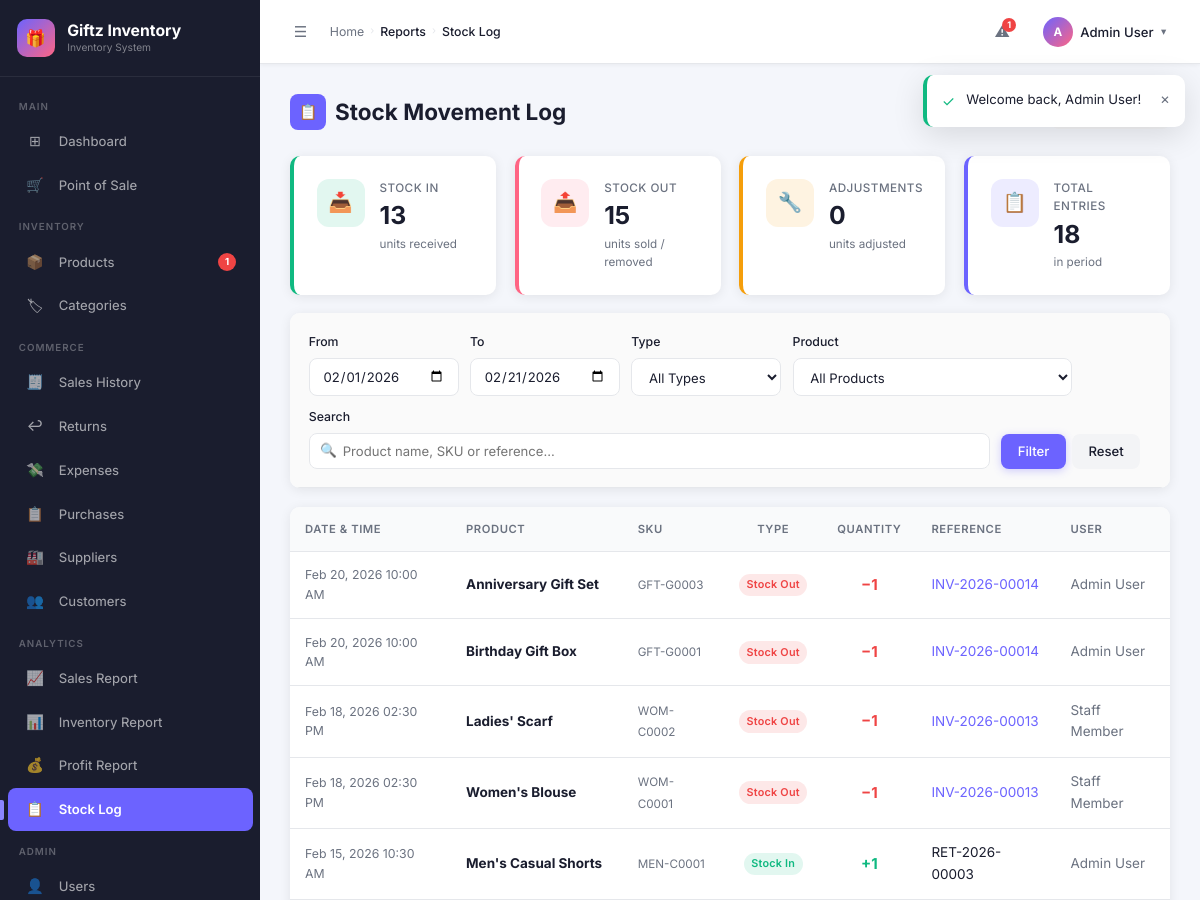
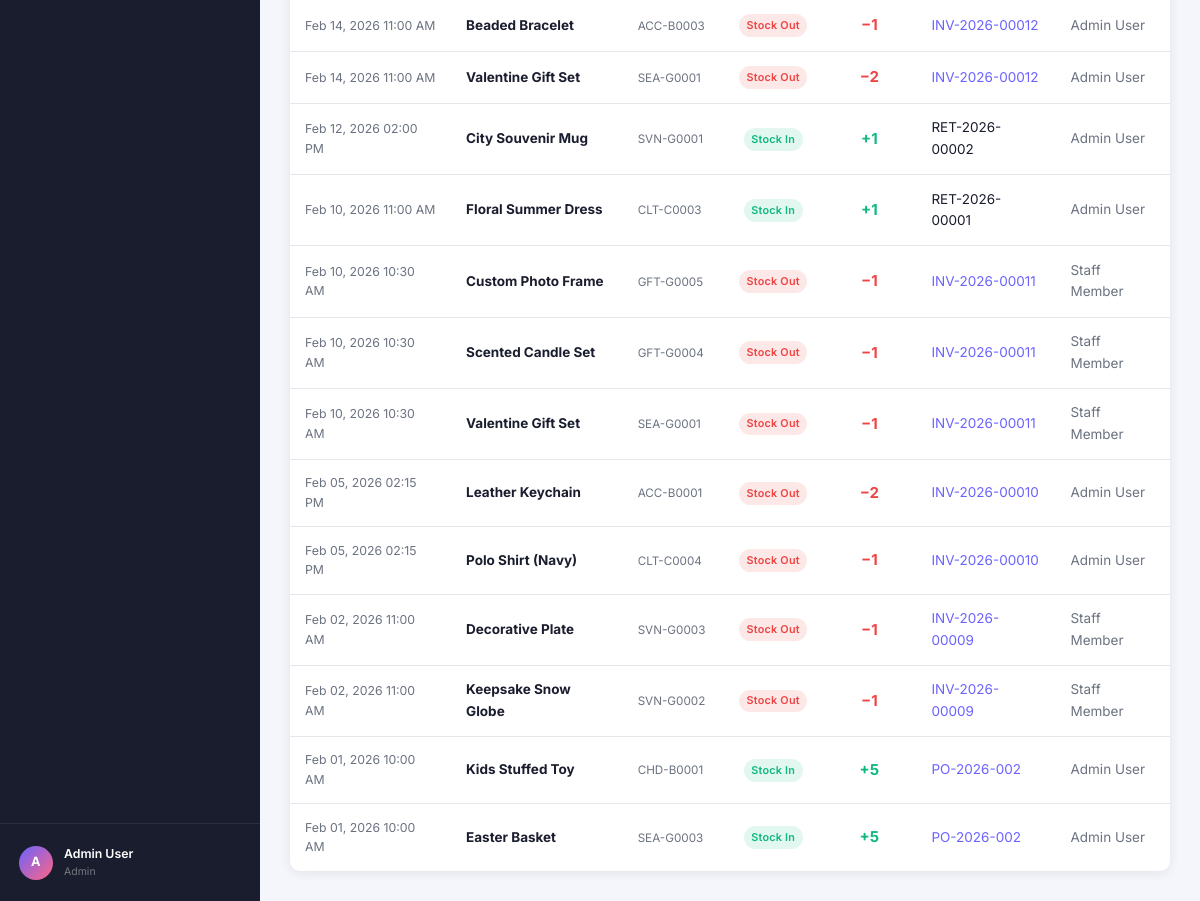
Page /reports/stock_movements.php (signed in) on the committed database (2 pictures, top to bottom).
### tables this page shows
CREATE TABLE `stock_movements` (
  `id`         INT UNSIGNED  NOT NULL AUTO_INCREMENT,
  `product_id` INT UNSIGNED  DEFAULT NULL,
  `type`       ENUM('in','out','adjustment') NOT NULL,
  `quantity`   INT           NOT NULL,
  `reference`  VARCHAR(100)  DEFAULT NULL,
  `created_by` INT UNSIGNED  DEFAULT NULL,
  `created_at` DATETIME      NOT NULL DEFAULT CURRENT_TIMESTAMP,
  PRIMARY KEY (`id`),
  KEY `product_id` (`product_id`),
  CONSTRAINT `fk_sm_product` FOREIGN KEY (`product_id`) REFERENCES `products`(`id`) ON DELETE SET NULL,
  CONSTRAINT `fk_sm_user`    FOREIGN KEY (`created_by`) REFERENCES `users`(`id`)    ON DELETE SET NULL
);

CREATE TABLE `products` (
  `id`              INT UNSIGNED  NOT NULL AUTO_INCREMENT,
  `sku`             VARCHAR(50)   NOT NULL UNIQUE,
  `name`            VARCHAR(200)  NOT NULL,
  `category_id`     INT UNSIGNED  DEFAULT NULL,
  `type`            ENUM('gift','cloth','both') NOT NULL DEFAULT 'gift',
  `cost_price`      DECIMAL(12,2) NOT NULL DEFAULT 0.00,
  `selling_price`   DECIMAL(12,2) NOT NULL DEFAULT 0.00,
  `stock_qty`       INT           NOT NULL DEFAULT 0,
  `min_stock_level` INT           NOT NULL DEFAULT 5,
  `size`            VARCHAR(50)   DEFAULT NULL,
  `color`           VARCHAR(50)   DEFAULT NULL,
  `occasion`        VARCHAR(100)  DEFAULT NULL,
  `image`           VARCHAR(255)  DEFAULT NULL,
  `status`          ENUM('active','inactive') NOT NULL DEFAULT 'active',
  `created_at`      DATETIME      NOT NULL DEFAULT CURRENT_TIMESTAMP,
  `updated_at`      DATETIME      NOT NULL DEFAULT CURRENT_TIMESTAMP ON UPDATE CURRENT_TIMESTAMP,
  PRIMARY KEY (`id`),
  KEY `category_id` (`category_id`),
  CONSTRAINT `fk_prod_cat` FOREIGN KEY (`category_id`) REFERENCES `categories`(`id`) ON DELETE SET NULL
);

CREATE TABLE `users` (
  `id`         INT UNSIGNED          NOT NULL AUTO_INCREMENT,
  `name`       VARCHAR(100)          NOT NULL,
  `email`      VARCHAR(150)          NOT NULL UNIQUE,
  `password`   VARCHAR(255)          NOT NULL,
  `role`       ENUM('admin','staff') NOT NULL DEFAULT 'staff',
  `status`     ENUM('active','inactive') NOT NULL DEFAULT 'active',
  `last_login` DATETIME              DEFAULT NULL,
  `created_at` DATETIME              NOT NULL DEFAULT CURRENT_TIMESTAMP,
  `updated_at` DATETIME              NOT NULL DEFAULT CURRENT_TIMESTAMP ON UPDATE CURRENT_TIMESTAMP,
  PRIMARY KEY (`id`)
);

### includes/functions.php (called while the page is built, shortened)
<?php
function paginate(int $total, int $page, int $perPage = ROWS_PER_PAGE): array {
    $totalPages = max(1, (int)ceil($total / $perPage));
    $page       = max(1, min($page, $totalPages));
    $offset     = ($page - 1) * $perPage;
    return [
        'total'       => $total,
        'per_page'    => $perPage,
        'current'     => $page,
        'total_pages' => $totalPages,
        'offset'      => $offset,
        'has_prev'    => $page > 1,
        'has_next'    => $page < $totalPages,
        'prev'        => $page - 1,
        'next'        => $page + 1,
    ];
}
function e(string $str): string {
    return htmlspecialchars($str, ENT_QUOTES | ENT_SUBSTITUTE, 'UTF-8');
}
function formatDateTime(string $datetime): string {
    return date('M d, Y h:i A', strtotime($datetime));
}

### reports/stock_movements.php (the view, shortened to what this page needs)
<?php
require_once dirname(__DIR__) . '/includes/functions.php';
$pdo = db();
$dateFrom   = $_GET['from']    ?? date('Y-m-01');
$dateTo     = $_GET['to']      ?? date('Y-m-d');
$typeFilter = in_array($_GET['type'] ?? '', ['', 'in', 'out', 'adjustment'])
              ? ($_GET['type'] ?? '') : '';
$productId  = intval($_GET['product'] ?? 0);
$search     = trim($_GET['search'] ?? '');
$page       = max(1, intval($_GET['page'] ?? 1));
$where  = ['sm.created_at >= ?', 'sm.created_at <= DATE_ADD(?, INTERVAL 1 DAY)'];
$params = [$dateFrom, $dateTo];
$whereStr = implode(' AND ', $where);
$summaryStmt = $pdo->prepare("
    SELECT
        COALESCE(SUM(CASE WHEN sm.type='in'         THEN sm.quantity ELSE 0 END), 0) AS total_in,
        COALESCE(SUM(CASE WHEN sm.type='out'        THEN sm.quantity ELSE 0 END), 0) AS total_out,
        COALESCE(SUM(CASE WHEN sm.type='adjustment' THEN sm.quantity ELSE 0 END), 0) AS total_adj,
        COUNT(*) AS total_movements
    FROM stock_movements sm
    LEFT JOIN products p ON p.id = sm.product_id
    WHERE $whereStr
");
$summaryStmt->execute($params);
$summary = $summaryStmt->fetch();
$countStmt = $pdo->prepare("
    SELECT COUNT(*)
    FROM stock_movements sm
    LEFT JOIN products p ON p.id = sm.product_id
    WHERE $whereStr
");
$countStmt->execute($params);
$total = (int)$countStmt->fetchColumn();
$pg    = paginate($total, $page);
$movStmt = $pdo->prepare("
    SELECT sm.id, sm.type, sm.quantity, sm.reference, sm.created_at,
           p.id AS product_id, p.name AS product_name, p.sku,
           u.name AS user_name
    FROM stock_movements sm
    LEFT JOIN products p ON p.id = sm.product_id
    LEFT JOIN users u ON u.id = sm.created_by
    WHERE $whereStr
    ORDER BY sm.created_at DESC
    LIMIT {$pg['per_page']} OFFSET {$pg['offset']}
");
$movStmt->execute($params);
$movements = $movStmt->fetchAll();
$baseQuery = http_build_query([
    'from'    => $dateFrom,
    'to'      => $dateTo,
    'type'    => $typeFilter,
    'product' => $productId,
    'search'  => $search,
]);
require dirname(__DIR__) . '/includes/header.php';
?>
<div class="page-header">
    <h1 class="page-title"><span class="title-icon">📋</span> Stock Movement Log</h1>
    <a href="?<?= $baseQuery ?>&export=1" class="btn btn-secondary">⬇ Export CSV</a>
</div>
<div class="kpi-grid" style="margin-bottom:1.25rem;grid-template-columns:repeat(4,1fr)">
    <div class="kpi-card kpi-green">
        <div class="kpi-icon">📥</div>
        <div class="kpi-info">
            <div class="kpi-label">Stock In</div>
            <div class="kpi-value"><?= number_format($summary['total_in']) ?></div>
            <div class="kpi-sub">units received</div>
        </div>
    </div>
    <div class="kpi-card kpi-pink">
        <div class="kpi-icon">📤</div>
        <div class="kpi-info">
            <div class="kpi-label">Stock Out</div>
            <div class="kpi-value"><?= number_format($summary['total_out']) ?></div>
            <div class="kpi-sub">units sold / removed</div>
        </div>
    </div>
    <div class="kpi-card kpi-orange">
        <div class="kpi-icon">🔧</div>
        <div class="kpi-info">
            <div class="kpi-label">Adjustments</div>
            <div class="kpi-value"><?= number_format($summary['total_adj']) ?></div>
            <div class="kpi-sub">units adjusted</div>
        </div>
    </div>
    <div class="kpi-card kpi-purple">
        <div class="kpi-icon">📋</div>
        <div class="kpi-info">
            <div class="kpi-label">Total Entries</div>
            <div class="kpi-value"><?= number_format($summary['total_movements']) ?></div>
            <div class="kpi-sub">in period</div>
        </div>
    </div>
</div>
<div class="card" style="margin-bottom:1.25rem">
    <form method="GET" class="filter-bar" style="padding:1.25rem">
        <div class="form-group">
            <label class="form-label">From</label>
            <input type="date" name="from" class="form-control" value="<?= e($dateFrom) ?>">
        </div>
        <div class="form-group">
            <label class="form-label">To</label>
            <input type="date" name="to" class="form-control" value="<?= e($dateTo) ?>">
        </div>
        <div class="form-group">
            <label class="form-label">Type</label>
            <select name="type" class="form-control">
                <option value="">All Types</option>
            </select>
        </div>
        <div class="form-group">
            <label class="form-label">Product</label>
            <select name="product" class="form-control">
                <option value="">All Products</option>
            </select>
        </div>
        <div class="form-group" style="flex:1">
            <label class="form-label">Search</label>
            <div class="input-icon-wrap">
                <span class="icon">🔍</span>
                <input type="text" name="search" class="form-control"
                       placeholder="Product name, SKU or reference..."
                       value="<?= e($search) ?>">
            </div>
        </div>
        <div class="form-group">
            <label class="form-label">&nbsp;</label>
            <div class="btn-group">
                <button type="submit" class="btn btn-primary">Filter</button>
                <a href="<?= BASE_URL ?>/reports/stock_movements.php" class="btn btn-secondary">Reset</a>
            </div>
        </div>
    </form>
</div>
<div class="card">
    <div class="table-responsive">
        <table>
            <thead>
                <tr>
                    <th>Date &amp; Time</th>
                    <th>Product</th>
                    <th>SKU</th>
                    <th class="text-center">Type</th>
                    <th class="text-center">Quantity</th>
                    <th>Reference</th>
                    <th>User</th>
                </tr>
            </thead>
            <tbody>
            <?php if (empty($movements)): ?>
                <tr>
                    <td colspan="7">
                        <div class="empty-state">
                            <div class="icon">📋</div>
                            <h3>No stock movements found</h3>
                            <p>Adjust the filters or date range.</p>
                        </div>
                    </td>
                </tr>
            <?php else: ?>
                <?php foreach ($movements as $m): ?>
                <?php
                    $typeMap = [
                        'in'         => ['label' => 'Stock In',    'class' => 'badge-success', 'sign' => '+'],
                        'out'        => ['label' => 'Stock Out',   'class' => 'badge-danger',  'sign' => '−'],
                        'adjustment' => ['label' => 'Adjustment',  'class' => 'badge-warning', 'sign' => '±'],
                    ];
                    $t    = $typeMap[$m['type']] ?? ['label' => ucfirst($m['type']), 'class' => 'badge-secondary', 'sign' => ''];
                    $qtyColor = $m['type'] === 'in' ? 'var(--success)' : ($m['type'] === 'out' ? 'var(--danger)' : 'var(--warning)');
                ?>
                <tr>
                    <td class="fs-sm text-muted"><?= formatDateTime($m['created_at']) ?></td>
                    <td>
                        <?php if ($m['product_id']): ?>
                        <a href="<?= BASE_URL ?>/products/edit.php?id=<?= $m['product_id'] ?>"
                           class="fw-bold" style="color:var(--text-primary)">
                            <?= e($m['product_name'] ?? '—') ?>
                        </a>
                        <?php else: ?>
                        <span class="text-muted">Deleted product</span>
                        <?php endif; ?>
                    </td>
                    <td><span class="product-sku"><?= e($m['sku'] ?? '—') ?></span></td>
                    <td class="text-center">
                        <span class="badge <?= $t['class'] ?>"><?= $t['label'] ?></span>
                    </td>
                    <td class="text-center fw-bold" style="color:<?= $qtyColor ?>;font-size:1rem">
                        <?= $t['sign'] ?><?= number_format($m['quantity']) ?>
                    </td>
                    <td>
                        <?php if ($m['reference']): ?>
                        <?php
                            $ref = $m['reference'];
                            $refHtml = e($ref);
                            if (str_starts_with($ref, 'INV-') || str_starts_with($ref, 'VOID-')) {
                                $saleStmt = $pdo->prepare("SELECT id FROM sales WHERE invoice_no = ?");
                                $saleStmt->execute([str_starts_with($ref, 'VOID-') ? substr($ref, 5) : $ref]);
                                $saleRow = $saleStmt->fetch();
                                if ($saleRow) {
                                    $refHtml = '<a href="' . BASE_URL . '/sales/invoice.php?id=' . $saleRow['id'] . '" style="color:var(--accent)">' . e($ref) . '</a>';
                                }
                            } elseif (str_starts_with($ref, 'PO-')) {
                                $poStmt = $pdo->prepare("SELECT id FROM purchases WHERE reference_no = ?");
                                $poStmt->execute([$ref]);
                                $poRow = $poStmt->fetch();
                                if ($poRow) {
                                    $refHtml = '<a href="' . BASE_URL . '/purchases/view.php?id=' . $poRow['id'] . '" style="color:var(--accent)">' . e($ref) . '</a>';
                                }
                            }
                        ?>
                        <?= $refHtml ?>
                        <?php else: ?>
                        <span class="text-muted">—</span>
                        <?php endif; ?>
                    </td>
                    <td class="text-muted"><?= e($m['user_name'] ?? 'System') ?></td>
                </tr>
                <?php endforeach; ?>
            <?php endif; ?>
            </tbody>
        </table>
    </div>
</div>
<?php require dirname(__DIR__) . '/includes/footer.php'; ?>

### rows in the picture
stock_movements: created_at "Feb 20, 2026 10:00 AM", product.name "Anniversary Gift Set", product.sku "GFT-G0003", type "Stock Out", type "−", quantity "1", reference "INV-2026-00014", created_by.name "Admin User"
stock_movements: created_at "Feb 20, 2026 10:00 AM", product.name "Birthday Gift Box", product.sku "GFT-G0001", type "Stock Out", type "−", quantity "1", reference "INV-2026-00014", created_by.name "Admin User"
stock_movements: created_at "Feb 18, 2026 02:30 PM", product.name "Ladies' Scarf", product.sku "WOM-C0002", type "Stock Out", type "−", quantity "1", reference "INV-2026-00013", created_by.name "Staff Member"
stock_movements: created_at "Feb 18, 2026 02:30 PM", product.name "Women's Blouse", product.sku "WOM-C0001", type "Stock Out", type "−", quantity "1", reference "INV-2026-00013", created_by.name "Staff Member"
stock_movements: created_at "Feb 15, 2026 10:30 AM", product.name "Men's Casual Shorts", product.sku "MEN-C0001", type "Stock In", type "+", quantity "1", reference "RET-2026-00003", created_by.name "Admin User"
stock_movements: created_at "Feb 14, 2026 11:00 AM", product.name "Beaded Bracelet", product.sku "ACC-B0003", type "Stock Out", type "−", quantity "1", reference "INV-2026-00012", created_by.name "Admin User"
stock_movements: created_at "Feb 14, 2026 11:00 AM", product.name "Valentine Gift Set", product.sku "SEA-G0001", type "Stock Out", type "−", quantity "2", reference "INV-2026-00012", created_by.name "Admin User"
stock_movements: created_at "Feb 12, 2026 02:00 PM", product.name "City Souvenir Mug", product.sku "SVN-G0001", type "Stock In", type "+", quantity "1", reference "RET-2026-00002", created_by.name "Admin User"
stock_movements: created_at "Feb 10, 2026 11:00 AM", product.name "Floral Summer Dress", product.sku "CLT-C0003", type "Stock In", type "+", quantity "1", reference "RET-2026-00001", created_by.name "Admin User"
stock_movements: created_at "Feb 10, 2026 10:30 AM", product.name "Custom Photo Frame", product.sku "GFT-G0005", type "Stock Out", type "−", quantity "1", reference "INV-2026-00011", created_by.name "Staff Member"
stock_movements: created_at "Feb 10, 2026 10:30 AM", product.name "Scented Candle Set", product.sku "GFT-G0004", type "Stock Out", type "−", quantity "1", reference "INV-2026-00011", created_by.name "Staff Member"
stock_movements: created_at "Feb 10, 2026 10:30 AM", product.name "Valentine Gift Set", product.sku "SEA-G0001", type "Stock Out", type "−", quantity "1", reference "INV-2026-00011", created_by.name "Staff Member"
stock_movements: created_at "Feb 05, 2026 02:15 PM", product.name "Leather Keychain", product.sku "ACC-B0001", type "Stock Out", type "−", quantity "2", reference "INV-2026-00010", created_by.name "Admin User"
stock_movements: created_at "Feb 05, 2026 02:15 PM", product.name "Polo Shirt (Navy)", product.sku "CLT-C0004", type "Stock Out", type "−", quantity "1", reference "INV-2026-00010", created_by.name "Admin User"
stock_movements: created_at "Feb 02, 2026 11:00 AM", product.name "Decorative Plate", product.sku "SVN-G0003", type "Stock Out", type "−", quantity "1", reference "INV-2026-00009", created_by.name "Staff Member"
stock_movements: created_at "Feb 02, 2026 11:00 AM", product.name "Keepsake Snow Globe", product.sku "SVN-G0002", type "Stock Out", type "−", quantity "1", reference "INV-2026-00009", created_by.name "Staff Member"
stock_movements: created_at "Feb 01, 2026 10:00 AM", product.name "Kids Stuffed Toy", product.sku "CHD-B0001", type "Stock In", type "+", quantity "5", reference "PO-2026-002", created_by.name "Admin User"
stock_movements: created_at "Feb 01, 2026 10:00 AM", product.name "Easter Basket", product.sku "SEA-G0003", type "Stock In", type "+", quantity "5", reference "PO-2026-002", created_by.name "Admin User"

### other values in the picture
APP_NAME "Giftz Inventory"
$lowStock "1"
substr($user['name'], 0, 1) "A"
$user['name'] "Admin User"
$user['role'] "Admin"
$label "Reports"
$label "Stock Log"
$icon "✓"
$msg['message'] "Welcome back, Admin User!"
$summary['total_in'] "13"
$summary['total_out'] "15"
$summary['total_adj'] "0"
$summary['total_movements'] "18"
